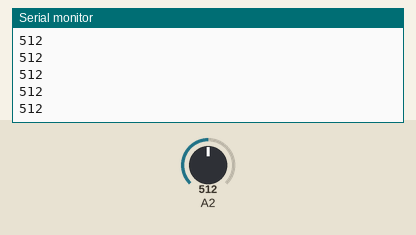
Simulated run of this sketch. Board: Arduino Uno, built with avr-gcc and run on an emulated ATmega328P. Parts: the last lines printed to the serial monitor. The test bench sets the inputs (shaded band); at power-on: A2 = 512.

Above: at 1.2 s.
1.3 s: A2 set to 716
At 1.9 s:
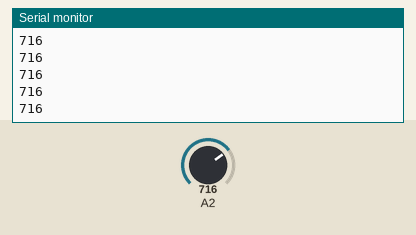
2.8 s: A2 set to 900
At 3.5 s:
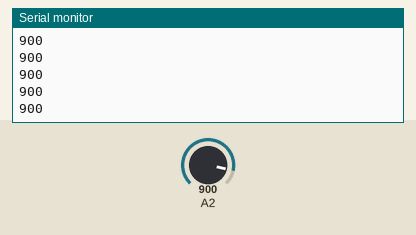
Timing chart, 0 to 5.8 s (numbered marks = the images above; inputs shaded):
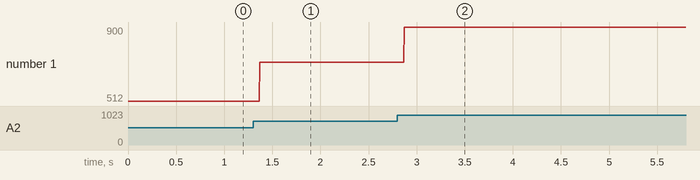

Measured:
- after the input at 1.3 s, the serial monitor: prints a new line after 0.07 s (image 1)
- after the input at 2.8 s, the serial monitor: prints a new line after 0.07 s (image 2)
- plotted number 1: 512 → 716 after the input at 1.3 s, 716 → 900 after the input at 2.8 s

The sketch:

infraredDistTEST.ino
```cpp
int x;

void setup() {
  Serial.begin(9600); //initialize baud rate to 9600
}

void loop() {
  x = analogRead(2); //read value from analog pin 2 (A2)
  Serial.println(x); //print value

}
```
